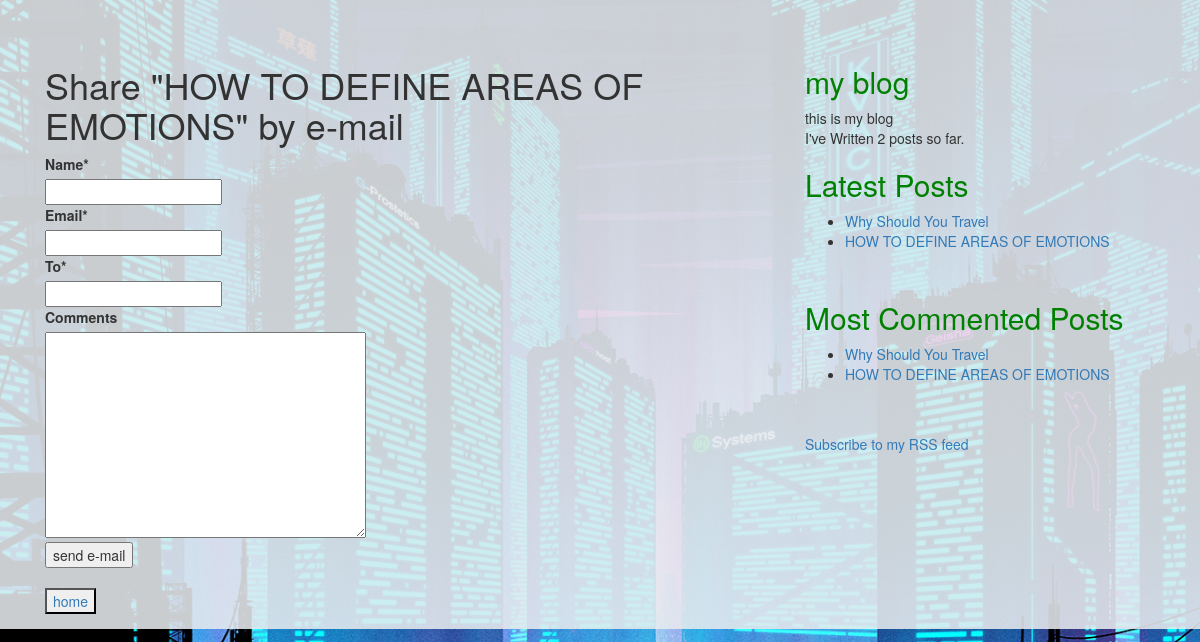
Screenshot of /blog/1/share/ with the database file from the repository.
### blog/models.py (models this page shows, shortened)
class Post(models.Model):
    STATUS_CHOICES = (
        ('draft' , 'Draft'),
        ('published' , 'Published'),
    )
    title = models.CharField(max_length = 250)
    slug = models.SlugField(max_length = 250 , unique_for_date = 'publish')
    author = models.ForeignKey(User, on_delete = models.CASCADE, related_name = 'blog_posts')
    body = models.TextField()
    publish = models.DateTimeField(default = timezone.now)
    created = models.DateTimeField(auto_now_add = True)
    updated = models.DateTimeField(auto_now = True)
    status = models.CharField(max_length = 10 , choices = STATUS_CHOICES , default = 'draft')
    objects = models.Manager()
    published = PublishedManager()
    tags = TaggableManager()
    class Meta:
        ordering = ('-publish',)
    def get_absolute_url(self):
        return reverse('blog:post_details', args=[self.publish.year,
                                                    self.publish.strftime('%m'),
                                                    self.publish.strftime('%d'),
                                                    self.slug])

### blog/views.py (the view)
# urls.py: url(r'^(?P<post_id>\d+)/share/', views.post_share , name = 'post_share'),
def post_share(request, post_id):
    post = get_object_or_404(Post, id = post_id , status = 'published')
    sent = False
    if request.method == 'POST':
        form = EmailPostForm()
        if form.is_valid():
            cd = form.cleaned_data
            post_url = request.build_absolute_uri(post.get_absolute_url())
            subject = '{} ({}) recommends you reading "{}"'.format(cd['name'] , cd['email'] , post.title)
            message = 'Read "{}" at {}\n\n\'s comments: {}'.format(post.title , post_url , cd['comments'])
            send_mail(subject , message , 'admin@myblog.com' , [cd['to']])
            sent = True
    else:
        form = EmailPostForm()
    return render(request , 'blog/post/share.html' , {'post' : post,
                                                      'form' : form,
                                                      'sent' : sent})

### blog/forms.py
class EmailPostForm(forms.Form):
    name = forms.CharField(max_length = 25)
    email = forms.EmailField()
    to = forms.EmailField()
    comments = forms.CharField(required = False , widget = forms.Textarea)

### blog/models.py (called while the page is built)
    def get_queryset(self):
        return super(PublishedManager, self).get_queryset().filter(status = 'published')

### blog/templatetags/blog_tags.py (called while the page is built)
@register.simple_tag
def total_posts():
    return Post.published.count()

@register.inclusion_tag('blog/post/latest_posts.html')
def show_latest_posts(count = 5):
    latest_posts = Post.published.order_by('-publish')[:count]
    return {'latest_posts' : latest_posts}

@register.simple_tag
def get_most_commented_posts(count = 5):
    return Post.published.annotate(total_comments = Count('comments')).order_by('-total_comments')[:count]

### blog/templates/blog/post/share.html (shortened to what this page needs)
{% extends "blog/base.html" %}
{% load crispy_forms_tags %}
{% block content %}
  {% if sent %}
    <h1>E-mail successfully sent</h1>
    <p> "{{ post.title }}" was successfully sent by e-mail</p>
  {% else %}
    <h1>Share "{{ post.title }}" by e-mail</h1>
    <form action="." method="post">
      {{ form|crispy }}
      <input type="submit" value="send e-mail">
    </form>
  {% endif %}
{% endblock %}

### blog/templates/blog/base.html (shortened to what this page needs)
{% load staticfiles %}
{% load static %}
{% load blog_tags %}
<!DOCTYPE html>
<html lang="en" dir="ltr">
  <head>
    <link rel="stylesheet" href="https://stackpath.bootstrapcdn.com/bootstrap/4.3.1/css/bootstrap.min.css">
    <link rel="stylesheet" href="//maxcdn.bootstrapcdn.com/bootstrap/3.2.0/css/bootstrap.min.css">
    <link rel="stylesheet" href="//maxcdn.bootstrapcdn.com/bootstrap/3.2.0/css/bootstrap-theme.min.css">
    <link rel="stylesheet" href="static/css/base.css"  >
  </head>
  <body class="p-4">
    <div class="container" style="margin-top:30px">
      <div class="row">
        <div class="col-sm-8 ">
          <div id="content">
            {% block content %}
            {% endblock %}
            <br>
            <a href="{% url "blog:post_list" %}"><button type="button" name="home" >home</button></a>
          </div>
        </div>
        <div class="col-sm-4">
          <div id="sidenav">
            <h2>my blog</h2>
            <p>
              this is my blog
              <br>
              I've Written {% total_posts %} posts so far.
              <br>
              <h2>Latest Posts</h2>
              {% show_latest_posts 3 %}
              <br>
              <h2>Most Commented Posts</h2>
              {% get_most_commented_posts as most_commented_posts %}
              <ul>
                {% for post in most_commented_posts %}
                  <li><a href="{{ post.get_absolute_url }}">{{ post.title }}</a></li>
                {% endfor %}
              </ul>
              <br>
              <br>
              <p>
                <a href="{% url "blog:post_feed" %}">Subscribe to my RSS feed</a>
              </p>
            </p>
          </div>
        </div>
      </div>
    </div>
  </body>
</html>

### blog/templates/blog/post/latest_posts.html
<ul>
  {% for post in latest_posts %}
    <li>
      <a href="{{ post.get_absolute_url }}">{{ post.title }}</a>
    </li>
  {% endfor %}
</ul>

### blog/static/css/base.css (style rules this page uses)
body { background-color: #e9ecefde; }
html { width:100% padding:70px 0px 70px 0px; background-image: url('../images/2.jpg'); background-repeat: no-repeat; background-size: cover; height: 100%; }
h2 { color: green; }

### rows the page displays
Post: title "HOW TO DEFINE AREAS OF EMOTIONS"
Post: title "Why Should You Travel"
